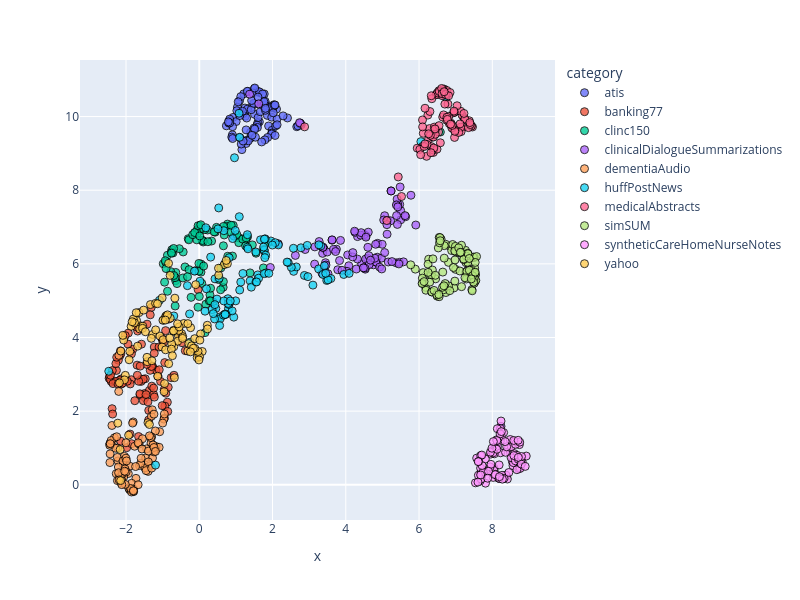

This figure's notebook cell:
### Code cell
dimensionality_reduction_plots(file_paths="./outputsVal/*/mda_dim_scores.csv")

### Figure 1 — Plotly figure (JSON) as saved in the notebook; plotly's stock layout.template omitted (floating-point values rounded to 4 significant figures)
{"data": [{"customdata": [["atis_132"], ["atis_18"], ["atis_197"], ["atis_120"], ["atis_2"], ["atis_271"], ["atis_19"], ["atis_144"], ["atis_198"], ["atis_163"], ["atis_257"], ["atis_107"], ["atis_124"], ["atis_135"], ["atis_18"], ["atis_161"], ["atis_12"], ["atis_112"], ["atis_341"], ["atis_197"], ["atis_104"], ["atis_109"], ["atis_134"], ["atis_182"], ["atis_108"], ["atis_114"], ["atis_10"], ["atis_217"], ["atis_161"], ["atis_10"], ["atis_206"], ["atis_106"], ["atis_104"], ["atis_122"], ["atis_113"], ["atis_229"], ["atis_146"], ["atis_169"], ["atis_259"], ["atis_160"], ["atis_156"], ["atis_116"], ["atis_124"], ["atis_196"], ["atis_194"], ["atis_13"], ["atis_146"], ["atis_113"], ["atis_111"], ["atis_208"], ["atis_146"], ["atis_284"], ["atis_230"], ["atis_188"], ["atis_107"], ["atis_18"], ["atis_161"], ["atis_113"], ["atis_167"], ["atis_110"], ["atis_10"], ["atis_22"], ["atis_155"], ["atis_173"], ["atis_112"], ["atis_107"], ["atis_132"], ["atis_210"], ["atis_237"], ["atis_189"], ["atis_133"], ["atis_186"], ["atis_152"], ["atis_114"], ["atis_274"], ["atis_151"], ["atis_104"], ["atis_115"], ["atis_164"], ["atis_126"], ["atis_110"], ["atis_124"], ["atis_118"], ["atis_193"], ["atis_162"], ["atis_124"], ["atis_198"], ["atis_106"], ["atis_153"], ["atis_114"], ["atis_132"], ["atis_103"], ["atis_265"], ["atis_103"], ["atis_224"], ["atis_176"], ["atis_265"], ["atis_114"], ["atis_12"], ["atis_160"]], "hovertemplate": "category=atis<br>x=%{x}<br>y=%{y}<br>doc_id=%{customdata[0]}<extra></extra>", "legendgroup": "atis", "marker": {"color": "#636efa", "line": {"color": "black", "width": 1}, "opacity": 0.8, "size": 8, "symbol": "circle"}, "mode": "markers", "name": "atis", "orientation": "v", "showlegend": true, "type": "scatter", "x": [1.893, 1.164, 0.9261, 2.662, 1.217, 1.393, 0.8242, 1.99, 2.765, 1.51, 1.795, 1.238, 1.332, 0.9042, 1.007, 2.086, 1.858, 0.909, 1.641, 1.257, 1.977, 1.976, 0.7403, 1.196, 0.8871, 1.099, 1.403, 1.596, 1.58, 1.11, 1.978, 2.409, 1.608, 2.109, 1.312, 1.577, 2.125, 2.012, 1.589, 0.8317, 1.134, 1.844, 1.301, 1.867, 1.497, 1.763, 1.042, 1.248, 1.282, 1.513, 1.518, 1.416, 1.146, 1.792, 2.037, 2.288, 1.503, 1.985, 2.754, 1.665, 1.294, 1.105, 2.783, 0.8083, 0.9109, 2.051, 1.316, 1.28, 0.949, 1.748, 1.534, 1.631, 1.418, 0.8326, 1.46, 1.34, 1.794, 1.64, 1.44, 1.486, 1.43, 1.515, 0.7943, 2.07, 1.798, 2.126, 2.07, 1.807, 1.764, 1.774, 1.198, 1.807, 2.02, 1.729, 1.027, 1.063, 2.694, 1.604, 1.181, 1.703], "xaxis": "x", "y": [9.744, 9.102, 9.978, 9.725, 10.62, 9.41, 9.889, 9.628, 9.791, 10.06, 10.28, 10.13, 10.68, 9.504, 9.865, 9.746, 10.03, 9.725, 9.857, 10.01, 9.55, 9.527, 9.749, 10.08, 9.442, 10.43, 9.573, 9.83, 10.69, 9.428, 9.983, 9.962, 9.974, 10.2, 10.69, 9.766, 9.935, 10.24, 9.706, 9.931, 10.54, 10.31, 9.359, 9.433, 9.687, 10.37, 10.25, 10.23, 9.269, 9.658, 10.34, 10.25, 9.254, 9.368, 10.32, 10.02, 10.75, 10.26, 9.819, 10.13, 9.96, 10.03, 9.775, 9.823, 9.404, 10.3, 10.2, 9.638, 6.755, 10.3, 9.44, 10.65, 10.19, 9.828, 10.64, 9.341, 10.31, 10.67, 9.493, 10.36, 10.44, 10.78, 9.855, 9.487, 10.41, 9.777, 10.31, 10.17, 10.41, 10.62, 9.336, 10.22, 10.1, 10.61, 10.16, 10.4, 9.747, 10.53, 10.14, 9.311], "yaxis": "y"}, {"customdata": [["atis_160"], ["atis_312"], ["atis_223"], ["atis_203"], ["atis_324"], ["atis_274"], ["atis_243"], ["atis_153"], ["atis_309"], ["atis_191"], ["atis_329"], ["atis_164"], ["atis_260"], ["atis_159"], ["atis_268"], ["atis_190"], ["atis_138"], ["atis_154"], ["atis_358"], ["atis_270"], ["atis_243"], ["atis_140"], ["atis_141"], ["atis_236"], ["atis_135"], ["atis_144"], ["atis_217"], ["atis_297"], ["atis_173"], ["atis_118"], ["atis_227"], ["atis_18"], ["atis_19"], ["atis_166"], ["atis_135"], ["atis_241"], ["atis_226"], ["atis_194"], ["atis_294"], ["atis_206"], ["atis_183"], ["atis_138"], ["atis_169"], ["atis_241"], ["atis_208"], ["atis_140"], ["atis_173"], ["atis_135"], ["atis_144"], ["atis_254"], ["atis_26"], ["atis_309"], ["atis_291"], ["atis_246"], ["atis_160"], ["atis_334"], ["atis_164"], ["atis_223"], ["atis_246"], ["atis_393"], ["atis_174"], ["atis_348"], ["atis_285"], ["atis_246"], ["atis_129"], ["atis_182"], ["atis_205"], ["atis_309"], ["atis_26"], ["atis_243"], ["atis_136"], ["atis_207"], ["atis_3"], ["atis_167"], ["atis_284"], ["atis_173"], ["atis_164"], ["atis_293"], ["atis_261"], ["atis_228"], ["atis_24"], ["atis_126"], ["atis_13"], ["atis_22"], ["atis_31"], ["atis_132"], ["atis_340"], ["atis_110"], ["atis_244"], ["atis_154"], ["atis_144"], ["atis_311"], ["atis_269"], ["atis_113"], ["atis_313"], ["atis_243"], ["atis_316"], ["atis_297"], ["atis_167"], ["atis_409"]], "hovertemplate": "category=banking77<br>x=%{x}<br>y=%{y}<br>doc_id=%{customdata[0]}<extra></extra>", "legendgroup": "banking77", "marker": {"color": "#EF553B", "line": {"color": "black", "width": 1}, "opacity": 0.8, "size": 8, "symbol": "circle"}, "mode": "markers", "name": "banking77", "orientation": "v", "showlegend": true, "type": "scatter", "x": [-1.579, -2.17, -1.981, -1.228, -0.8714, -0.9373, -1.488, -2.46, -1.361, -1.48, -1.852, -2.262, -0.8333, -2.13, -2.139, -0.9516, -2.127, -1.885, -2.152, -1.27, -2.144, -1.011, -1.125, -2.379, -0.03044, -2.209, -0.9132, -1.425, -1.848, -0.8606, -2.365, -1.615, -1.004, -1.184, -0.5244, -1.099, -1.964, -1.473, -2.374, -1.648, -1.587, -1.285, -1.578, -1.53, -1.653, -1.634, -1.62, -0.9428, -1.526, -1.681, -1.382, -1.936, -1.296, -1.339, -0.4701, -0.9555, -1.305, -1.723, -2.276, -2.403, -1.022, -1.056, -2.448, -1.228, -0.7653, -1.093, -2.299, -1.31, -1.697, -2.426, -1.246, -2.253, -1.453, -1.226, -1.245, -2.195, -0.8472, -2.161, -1.338, -1.815, -2.276, -1.438, -0.9746, -2.356, -2.421, -2.021, -1.947, -2.099, -1.852, -0.3806, -1.889, -1.656, -1.379, -1.614, -1.69, -0.6906, -2.215, -1.759, -0.9182, -1.401], "xaxis": "x", "y": [2.867, 3.502, 1.008, 3.74, 2.243, 2.135, 2.48, 2.892, 2.562, 2.367, 2.853, 3.104, 4.501, 2.875, 3.561, 1.811, 2.736, 2.739, 3.636, 3.194, 1.184, 2.149, 2.951, 2.067, 5.3, 3.383, 2.488, 4.362, 1.116, 1.992, 1.921, 2.441, 3.926, 3.113, 4.068, 3.741, 2.814, 2.88, 3.101, 1.117, 2.808, 3.225, 3.819, 2.868, 2.81, 4.25, 2.471, 3.318, 2.285, 4.175, 1.759, 4.122, 2.679, 3.109, 3.859, 2.586, 3.212, 4.293, 3.29, 2.805, 3.984, 2.808, 2.935, 3.573, 2.909, 3.123, 2.797, 4.817, 3.249, 2.86, 2.45, 3.463, 2.449, 2.382, 2.626, 2.819, 2.649, 2.844, 4.616, 3.678, 2.806, 3.27, 3.864, 2.749, 2.974, 4.053, 3.822, 2.758, 3.556, 3.643, 1.377, 1.31, 2.02, 3.223, 2.974, 2.974, 2.734, 2.283, 4.186, 2.252], "yaxis": "y"}, {"customdata": [["atis_228"], ["atis_397"], ["atis_262"], ["atis_55"], ["atis_394"], ["atis_277"], ["atis_457"], ["atis_243"], ["atis_330"], ["atis_242"], ["atis_387"], ["atis_20"], ["atis_316"], ["atis_320"], ["atis_340"], ["atis_203"], ["atis_174"], ["atis_173"], ["atis_36"], ["atis_292"], ["atis_268"], ["atis_151"], ["atis_517"], ["atis_248"], ["atis_169"], ["atis_255"], ["atis_321"], ["atis_329"], ["atis_182"], ["atis_26"], ["atis_312"], ["atis_289"], ["atis_229"], ["atis_277"], ["atis_220"], ["atis_293"], ["atis_257"], ["atis_243"], ["atis_295"], ["atis_303"], ["atis_2"], ["atis_147"], ["atis_2"], ["atis_388"], ["atis_270"], ["atis_22"], ["atis_3"], ["atis_164"], ["atis_190"], ["atis_428"], ["atis_311"], ["atis_364"], ["atis_296"], ["atis_272"], ["atis_183"], ["atis_340"], ["atis_3"], ["atis_268"], ["atis_447"], ["atis_433"], ["atis_284"], ["atis_359"], ["atis_428"], ["atis_32"], ["atis_167"], ["atis_333"], ["atis_312"], ["atis_34"], ["atis_283"], ["atis_479"], ["atis_226"], ["atis_274"], ["atis_421"], ["atis_212"], ["atis_32"], ["atis_176"], ["atis_212"], ["atis_353"], ["atis_464"], ["atis_281"], ["atis_261"], ["atis_255"], ["atis_15"], ["atis_455"], ["atis_333"], ["atis_182"], ["atis_428"], ["atis_22"], ["atis_287"], ["atis_217"], ["atis_16"], ["atis_353"], ["atis_311"], ["atis_208"], ["atis_321"], ["atis_469"], ["atis_336"], ["atis_311"], ["atis_313"], ["atis_449"]], "hovertemplate": "category=clinc150<br>x=%{x}<br>y=%{y}<br>doc_id=%{customdata[0]}<extra></extra>", "legendgroup": "clinc150", "marker": {"color": "#00cc96", "line": {"color": "black", "width": 1}, "opacity": 0.8, "size": 8, "symbol": "circle"}, "mode": "markers", "name": "clinc150", "orientation": "v", "showlegend": true, "type": "scatter", "x": [1.082, 0.772, 0.6521, 0.1794, -0.6405, 1.026, -0.1074, -0.644, 0.1152, 0.2264, -0.05495, 1.887, -0.7187, 1.752, -0.4471, 0.9068, 1.319, -0.03447, -0.7503, 0.4712, -0.4387, 0.008867, 1.387, 0.1583, -0.9833, 0.02682, -0.8689, -0.6076, 0.4356, 0.1517, 0.2917, 1.28, 0.3365, -0.9465, -0.8661, 1.551, 0.0779, 0.7469, 0.3771, -0.5444, 0.1074, 0.7094, 0.9274, 0.00106, 0.5827, 0.6588, -0.1084, 0.009849, 0.03752, 1.079, -0.9125, 0.08558, 1.756, 0.2361, 0.6624, -0.6576, 1.186, -0.03246, -0.2234, 0.5874, -0.06709, 1.281, 0.04666, -0.05412, -0.6954, 0.8422, 0.04999, -0.6615, 0.4052, -0.3003, -0.7788, -0.284, 0.06865, 0.2729, -0.9063, 0.307, 0.7777, -0.6946, -0.3899, -0.278, 0.3094, 1.265, -0.3206, -0.009199, 0.6818, -0.007999, 1.449, 0.8718, -0.179, -0.7573, -0.1262, 0.04194, 6.582, -0.6992, 0.5261, -0.9276, 0.659, 0.01328, 0.1195, -0.758], "xaxis": "x", "y": [6.707, 7.08, 5.363, 4.904, 5.766, 6.796, 6.85, 5.544, 6.621, 6.919, 6.928, 6.584, 6.296, 5.89, 5.617, 6.212, 6.735, 4.824, 6.381, 6.991, 6.323, 7.029, 5.755, 4.133, 6.002, 6.904, 6.233, 5.464, 6.862, 6.931, 5.16, 6.67, 6.62, 5.502, 5.256, 6.289, 6.633, 7.018, 4.965, 6.412, 6.594, 6.012, 7.046, 5.114, 5.298, 5.518, 5.813, 6.932, 6.956, 6.576, 6.042, 6.635, 6.39, 6.601, 7.016, 4.856, 6.672, 7.034, 5.09, 5.886, 6.653, 6.705, 5.775, 6.826, 4.17, 6.857, 5.994, 5.625, 6.87, 6.683, 5.788, 6.653, 5.472, 4.996, 5.872, 4.995, 6.207, 5.683, 5.917, 5.843, 5.338, 6.489, 5.65, 6.011, 6.785, 5.801, 6.515, 7.048, 6.792, 6.32, 6.85, 7.061, 9.579, 6.418, 5.574, 6.085, 6.49, 6.758, 5.94, 6.291], "yaxis": "y"}, {"customdata": [["atis_259"], ["atis_43"], ["atis_282"], ["atis_576"], ["atis_446"], ["atis_387"], ["atis_481"], ["atis_287"], ["atis_358"], ["atis_295"], ["atis_463"], ["atis_229"], ["atis_518"], ["atis_364"], ["atis_343"], ["atis_244"], ["atis_210"], ["atis_265"], ["atis_409"], ["atis_328"], ["atis_435"], ["atis_261"], ["atis_553"], ["atis_428"], ["atis_243"], ["atis_359"], ["atis_36"], ["atis_348"], ["atis_251"], ["atis_417"], ["atis_491"], ["atis_295"], ["atis_269"], ["atis_415"], ["atis_221"], ["atis_368"], ["atis_272"], ["atis_314"], ["atis_333"], ["atis_326"], ["atis_367"], ["atis_224"], ["atis_309"], ["atis_430"], ["atis_279"], ["atis_329"], ["atis_353"], ["atis_187"], ["atis_257"], ["atis_469"], ["atis_402"], ["atis_393"], ["atis_380"], ["atis_279"], ["atis_193"], ["atis_382"], ["atis_31"], ["atis_395"], ["atis_492"], ["atis_487"], ["atis_458"], ["atis_379"], ["atis_521"], ["atis_381"], ["atis_316"], ["atis_442"], ["atis_507"], ["atis_401"], ["atis_455"], ["atis_493"], ["atis_331"], ["atis_365"], ["atis_487"], ["atis_35"], ["atis_393"], ["atis_23"], ["atis_270"], ["atis_529"], ["atis_471"], ["atis_326"], ["atis_314"], ["atis_341"], ["atis_321"], ["atis_46"], ["atis_36"], ["atis_236"], ["atis_50"], ["atis_268"], ["atis_319"], ["atis_398"], ["atis_30"], ["atis_441"], ["atis_326"], ["atis_250"], ["atis_336"], ["atis_59"], ["atis_35"], ["atis_323"], ["atis_341"], ["atis_479"]], "hovertemplate": "category=clinicalDialogueSummarizations<br>x=%{x}<br>y=%{y}<br>doc_id=%{customdata[0]}<extra></extra>", "legendgroup": "clinicalDialogueSummarizations", "marker": {"color": "#ab63fa", "line": {"color": "black", "width": 1}, "opacity": 0.8, "size": 8, "symbol": "circle"}, "mode": "markers", "name": "clinicalDialogueSummarizations", "orientation": "v", "showlegend": true, "type": "scatter", "x": [7.345, 4.871, 5.376, 5.499, 3.446, 3.403, 5.484, 5.498, 5.127, 5.472, 4.758, 4.554, 3.368, 1.624, 3.351, 5.468, 3.494, 4.433, 5.418, 3.38, 1.94, 5.062, 3.624, 5.235, 1.374, 2.157, 4.532, 3.414, 4.859, 4.289, 4.836, 4.321, 4.704, 5.911, 4.502, 5.036, 4.971, 3.155, 5.237, 2.891, 3.744, 4.253, 8.238, 4.083, 5.062, 3.514, 5.145, 5.633, 4.052, 3.782, 5.619, 5.387, 2.76, 4.993, 4.49, 3.626, 4.034, 4.408, 4.82, 5.575, 3.274, 5.159, 4.594, 3.856, 3.459, 4.792, 3.897, 3.664, 5.402, 4.604, 5.409, 5.38, 2.737, 4.924, 3.15, 3.373, 3.723, 5.223, 4.614, 4.421, 4.542, 4.638, 4.63, 4.981, 5.421, 4.318, 5.45, 4.189, 4.193, 3.83, 5.261, 4.551, 2.624, 4.524, 5.779, 4.482, 4.674, 4.817, 4.241, 5.123], "xaxis": "x", "y": [5.857, 6.557, 6.027, 7.196, 6.031, 6.414, 8.088, 7.449, 6.805, 7.615, 5.974, 6.761, 6.285, 10.35, 5.746, 6.041, 6.321, 5.996, 7.621, 6.449, 5.902, 7.307, 6.644, 7.982, 10.61, 6.546, 5.856, 5.859, 6.18, 5.859, 6.043, 6.74, 6.111, 7.054, 6.794, 7.192, 6.155, 6.461, 7.979, 6.39, 6.398, 6.855, 1.588, 5.948, 6.306, 5.731, 7.181, 7.28, 6.242, 5.84, 7.309, 7.311, 9.817, 6.532, 5.897, 6.652, 5.797, 6.779, 6.05, 6.054, 6.606, 6.051, 6.154, 6.637, 5.969, 6.153, 5.825, 6.394, 7.758, 6.45, 7.071, 7.599, 9.834, 5.913, 5.994, 6.448, 6.335, 7.169, 6.86, 6.847, 6.13, 5.977, 6.222, 5.862, 7.547, 6.129, 5.998, 6.188, 6.305, 6.09, 6.062, 6.726, 6.229, 5.884, 7.863, 5.891, 6.099, 6.531, 6.886, 7.065], "yaxis": "y"}, {"customdata": [["atis_265"], ["atis_572"], ["atis_493"], ["atis_582"], ["atis_492"], ["atis_417"], ["atis_55"], ["atis_382"], ["atis_40"], ["atis_403"], ["atis_492"], ["atis_284"], ["atis_528"], ["atis_393"], ["atis_375"], ["atis_292"], ["atis_26"], ["atis_358"], ["atis_465"], ["atis_380"], ["atis_512"], ["atis_294"], ["atis_596"], ["atis_527"], ["atis_259"], ["atis_361"], ["atis_402"], ["atis_551"], ["atis_342"], ["atis_428"], ["atis_50"], ["atis_423"], ["atis_335"], ["atis_421"], ["atis_254"], ["atis_373"], ["atis_577"], ["atis_361"], ["atis_446"], ["atis_341"], ["atis_466"], ["atis_250"], ["atis_333"], ["atis_478"], ["atis_371"], ["atis_371"], ["atis_447"], ["atis_209"], ["atis_276"], ["atis_543"], ["atis_403"], ["atis_424"], ["atis_390"], ["atis_403"], ["atis_324"], ["atis_476"], ["atis_320"], ["atis_477"], ["atis_518"], ["atis_560"], ["atis_534"], ["atis_381"], ["atis_579"], ["atis_419"], ["atis_330"], ["atis_445"], ["atis_537"], ["atis_46"], ["atis_521"], ["atis_625"], ["atis_415"], ["atis_417"], ["atis_506"], ["atis_423"], ["atis_453"], ["atis_355"], ["atis_37"], ["atis_6"], ["atis_565"], ["atis_508"], ["atis_430"], ["atis_35"], ["atis_341"], ["atis_498"], ["atis_368"], ["atis_246"], ["atis_528"], ["atis_46"], ["atis_321"], ["atis_418"], ["atis_407"], ["atis_487"], ["atis_328"], ["atis_449"], ["atis_440"], ["atis_595"], ["atis_456"], ["atis_401"], ["atis_440"], ["atis_486"]], "hovertemplate": "category=dementiaAudio<br>x=%{x}<br>y=%{y}<br>doc_id=%{customdata[0]}<extra></extra>", "legendgroup": "dementiaAudio", "marker": {"color": "#FFA15A", "line": {"color": "black", "width": 1}, "opacity": 0.8, "size": 8, "symbol": "circle"}, "mode": "markers", "name": "dementiaAudio", "orientation": "v", "showlegend": true, "type": "scatter", "x": [-1.08, -1.764, -0.9646, -2.002, -2.165, -2.128, -2.125, -1.643, -1.346, -1.198, -1.728, -1.462, -1.9, -1.461, -1.921, -2.118, -1.397, -1.853, -1.277, -2.267, -2.377, -1.63, -1.875, -2.442, -2.218, -1.239, -1.483, -1.189, -1.451, -2.227, -1.3, -1.793, -2.044, -1.55, -1.317, -1.853, -2.196, -2.282, -1.437, -1.6, -1.937, -1.307, -1.178, -2.238, -1.848, -2.07, -1.588, -2.083, -2.444, -1.85, -2.062, -1.803, -2.209, -2.174, -1.324, -1.793, -1.095, -1.902, -1.669, -1.563, -1.669, -2.316, -2.116, -1.261, -2.43, -2.125, -2.384, -1.239, -1.359, -1.39, -1.738, -1.389, -1.873, -2.018, -1.795, -2.027, -2.439, -2.404, -1.284, -1.237, -2.234, -1.197, -2.095, -2.431, -0.9527, -2.254, -2.001, -2.203, -1.984, -1.798, -2.115, -2.188, -1.997, -0.9981, -2.199, -1.819, -1.3, -1.237, -2.036, -2.434], "xaxis": "x", "y": [1.442, 1.047, 1.783, 1.141, 0.2241, 0.05077, 0.2684, 1.107, 0.5139, 1.462, 0.1746, 0.4646, -0.1364, 0.7307, -0.09994, 0.1399, 0.3639, -0.145, 0.7252, 0.3014, 1.146, 0.5227, -0.107, 1.111, 0.6478, 1.0, 0.4615, 0.9636, 0.3851, 0.9972, 1.3, -0.1849, 0.7731, 1.251, 1.133, -0.1232, 3.514, 0.9917, 0.9766, 0.5822, 0.3061, 1.859, 1.039, 0.7434, 0.04074, 0.5459, 0.7198, 0.648, 1.073, -0.1959, 0.2124, 1.707, 0.4828, 0.1963, 1.281, -0.1153, 1.018, 0.507, 1.141, 0.9719, 0.00147, 1.276, 0.1163, 1.082, 1.129, 0.1337, 1.611, 0.8945, 1.329, 0.9149, 0.4949, 0.6195, -0.102, 0.008667, -0.1771, 0.4304, 0.6039, 1.202, 2.036, 1.013, 0.1135, 0.906, 0.3053, 1.115, 1.922, 1.305, 0.7225, 0.3272, 0.6485, -0.1605, 0.004227, 0.1325, 0.3484, 1.677, 2.535, 1.676, 0.4529, 1.918, 0.3684, 0.8399], "yaxis": "y"}, {"customdata": [["atis_401"], ["atis_573"], ["atis_58"], ["atis_584"], ["atis_672"], ["atis_455"], ["atis_593"], ["atis_408"], ["atis_525"], ["atis_418"], ["atis_546"], ["atis_37"], ["atis_553"], ["atis_43"], ["atis_428"], ["atis_519"], ["atis_349"], ["atis_372"], ["atis_475"], ["atis_401"], ["atis_538"], ["atis_297"], ["atis_610"], ["atis_529"], ["atis_543"], ["atis_478"], ["atis_495"], ["atis_599"], ["atis_543"], ["atis_478"], ["atis_503"], ["atis_546"], ["atis_379"], ["atis_623"], ["atis_275"], ["atis_403"], ["atis_579"], ["atis_372"], ["atis_460"], ["atis_369"], ["atis_516"], ["atis_423"], ["atis_340"], ["atis_584"], ["atis_456"], ["atis_45"], ["atis_477"], ["atis_268"], ["atis_356"], ["atis_625"], ["atis_417"], ["atis_447"], ["atis_527"], ["atis_435"], ["atis_404"], ["atis_503"], ["atis_458"], ["atis_509"], ["atis_582"], ["atis_668"], ["atis_578"], ["atis_388"], ["atis_592"], ["atis_455"], ["atis_409"], ["atis_446"], ["atis_538"], ["atis_527"], ["atis_529"], ["atis_64"], ["atis_541"], ["atis_437"], ["atis_559"], ["atis_498"], ["atis_560"], ["atis_404"], ["atis_471"], ["atis_631"], ["atis_573"], ["atis_657"], ["atis_440"], ["atis_390"], ["atis_408"], ["atis_504"], ["atis_462"], ["atis_286"], ["atis_566"], ["atis_53"], ["atis_438"], ["atis_421"], ["atis_460"], ["atis_50"], ["atis_373"], ["atis_470"], ["atis_448"], ["atis_616"], ["atis_498"], ["atis_535"], ["atis_457"], ["atis_519"]], "hovertemplate": "category=huffPostNews<br>x=%{x}<br>y=%{y}<br>doc_id=%{customdata[0]}<extra></extra>", "legendgroup": "huffPostNews", "marker": {"color": "#19d3f3", "line": {"color": "black", "width": 1}, "opacity": 0.8, "size": 8, "symbol": "circle"}, "mode": "markers", "name": "huffPostNews", "orientation": "v", "showlegend": true, "type": "scatter", "x": [1.101, 2.576, 0.4299, 2.649, 2.871, 1.673, 0.812, 0.7963, 2.161, -0.2642, 1.388, 0.3115, 0.7821, 1.31, 3.32, 0.4533, 0.6719, 3.48, 1.955, -2.471, 0.4829, 0.3487, 0.9428, 0.4266, 0.8982, 1.087, 1.329, 1.8, 0.5626, 1.597, 1.133, -0.249, 0.8059, 1.775, 2.967, 1.42, -1.194, 0.5315, 0.5739, 3.946, -0.6947, 6.051, 0.6617, 2.571, 0.7287, 0.8173, 3.259, 1.549, 0.545, 1.544, 0.1956, 3.265, 1.104, 0.4185, -0.1307, 1.772, 0.01925, 1.822, 0.7886, 0.9944, 3.416, 0.6712, 0.911, 4.092, 3.594, 1.757, 0.1579, 3.103, 2.777, 0.3843, 3.516, 1.313, 0.8466, 6.733, 3.374, 2.514, -0.323, 1.622, 3.453, 1.192, 0.9618, 0.5109, 2.948, 0.1798, 1.777, -1.086, 0.5565, 1.776, 1.564, 0.9833, 0.6984, 1.093, 0.7075, 1.814, 1.9, 2.43, 2.074, 1.996, 2.399, 1.79], "xaxis": "x", "y": [9.437, 5.797, 5.592, 5.917, 5.685, 6.653, 4.897, 4.782, 6.514, 4.64, 5.539, 6.183, 5.053, 6.451, 6.488, 4.789, 6.901, 5.549, 6.621, 3.082, 5.043, 4.754, 4.553, 4.893, 4.723, 10.09, 6.409, 6.68, 4.557, 5.7, 5.505, 3.873, 4.898, 6.359, 5.652, 5.367, 0.5344, 7.518, 4.512, 5.712, 4.586, 9.32, 4.605, 6.422, 4.634, 6.168, 5.863, 5.513, 5.61, 6.323, 5.323, 6.516, 5.29, 4.504, 5.801, 6.374, 5.528, 5.753, 4.924, 4.995, 5.948, 4.993, 6.687, 5.741, 5.602, 6.456, 4.715, 5.423, 6.436, 4.649, 5.566, 6.792, 4.992, 10.53, 5.713, 5.906, 5.408, 5.611, 5.743, 5.738, 8.882, 6.951, 6.502, 6.981, 6.67, 5.01, 4.325, 5.734, 5.508, 6.906, 4.636, 7.281, 4.623, 6.235, 5.742, 6.035, 6.575, 6.511, 6.048, 6.169], "yaxis": "y"}, {"customdata": [["atis_446"], ["atis_604"], ["atis_583"], ["atis_592"], ["atis_68"], ["atis_568"], ["atis_62"], ["atis_519"], ["atis_610"], ["atis_496"], ["atis_673"], ["atis_507"], ["atis_569"], ["atis_482"], ["atis_487"], ["atis_523"], ["atis_445"], ["atis_422"], ["atis_511"], ["atis_470"], ["atis_681"], ["atis_486"], ["atis_634"], ["atis_557"], ["atis_56"], ["atis_517"], ["atis_55"], ["atis_647"], ["atis_56"], ["atis_551"], ["atis_609"], ["atis_595"], ["atis_515"], ["atis_658"], ["atis_283"], ["atis_618"], ["atis_599"], ["atis_395"], ["atis_462"], ["atis_452"], ["atis_542"], ["atis_466"], ["atis_363"], ["atis_616"], ["atis_472"], ["atis_506"], ["atis_504"], ["atis_419"], ["atis_380"], ["atis_67"], ["atis_460"], ["atis_482"], ["atis_542"], ["atis_481"], ["atis_413"], ["atis_660"], ["atis_469"], ["atis_557"], ["atis_641"], ["atis_68"], ["atis_592"], ["atis_393"], ["atis_604"], ["atis_543"], ["atis_523"], ["atis_503"], ["atis_592"], ["atis_552"], ["atis_583"], ["atis_640"], ["atis_572"], ["atis_547"], ["atis_652"], ["atis_511"], ["atis_569"], ["atis_495"], ["atis_475"], ["atis_706"], ["atis_618"], ["atis_664"], ["atis_447"], ["atis_438"], ["atis_553"], ["atis_534"], ["atis_479"], ["atis_293"], ["atis_571"], ["atis_60"], ["atis_518"], ["atis_578"], ["atis_492"], ["atis_52"], ["atis_440"], ["atis_506"], ["atis_470"], ["atis_625"], ["atis_552"], ["atis_625"], ["atis_613"], ["atis_679"]], "hovertemplate": "category=medicalAbstracts<br>x=%{x}<br>y=%{y}<br>doc_id=%{customdata[0]}<extra></extra>", "legendgroup": "medicalAbstracts", "marker": {"color": "#FF6692", "line": {"color": "black", "width": 1}, "opacity": 0.8, "size": 8, "symbol": "circle"}, "mode": "markers", "name": "medicalAbstracts", "orientation": "v", "showlegend": true, "type": "scatter", "x": [6.257, 6.825, 7.222, 2.876, 6.369, 7.459, 6.206, 7.372, 6.24, 6.335, 6.688, 6.468, 6.391, 7.238, 6.391, 5.119, 6.539, 6.219, 6.535, 6.761, 6.79, 6.439, 7.172, 6.474, 6.389, 6.638, 6.35, 6.098, 6.448, 6.286, 7.212, 6.115, 6.749, 6.502, 5.433, 5.95, 6.927, 6.544, 6.416, 6.651, 6.491, 6.948, 7.251, 6.646, 7.42, 6.671, 6.649, 6.095, 6.97, 6.553, 6.705, 6.68, 7.137, 7.15, 6.815, 7.14, 7.43, 7.226, 6.76, 7.119, 6.297, 6.582, 6.022, 6.66, 6.444, 6.546, 6.874, 6.434, 5.522, 7.038, 7.083, 6.617, 6.164, 6.979, 7.35, 6.309, 6.098, 6.045, 6.961, 7.399, 6.751, 6.141, 6.403, 7.386, 6.846, 6.953, 6.333, 6.628, 6.895, 6.161, 6.723, 6.873, 6.263, 6.978, 6.807, 6.773, 6.907, 6.686, 6.325, 6.86], "xaxis": "x", "y": [9.378, 9.811, 9.976, 9.721, 9.449, 9.717, 8.92, 9.886, 10.04, 9.184, 10.74, 10.6, 9.026, 9.946, 9.443, 7.176, 10.6, 9.241, 9.581, 10.71, 10.34, 9.667, 10.04, 10.6, 9.093, 10.57, 10.48, 9.192, 9.649, 9.673, 9.713, 9.545, 9.902, 10.65, 8.36, 9.142, 9.673, 10.7, 9.713, 10.73, 9.116, 10.1, 9.931, 9.987, 9.753, 10.05, 10.68, 9.908, 9.433, 10.68, 10.34, 10.63, 10.15, 9.593, 10.01, 9.714, 9.741, 10.08, 9.98, 9.801, 10.14, 9.288, 9.109, 10.69, 9.519, 9.753, 9.817, 9.664, 7.829, 10.29, 9.568, 10.76, 10.23, 9.631, 9.699, 9.49, 9.72, 8.964, 10.12, 9.783, 10.58, 9.186, 9.146, 9.836, 10.65, 10.15, 10.57, 10.62, 9.693, 9.258, 10.6, 9.795, 9.532, 9.598, 10.56, 9.924, 9.759, 10.67, 9.019, 9.792], "yaxis": "y"}, {"customdata": [["atis_552"], ["atis_621"], ["atis_630"], ["atis_615"], ["atis_732"], ["atis_572"], ["atis_705"], ["atis_529"], ["atis_666"], ["atis_606"], ["atis_706"], ["atis_668"], ["atis_60"], ["atis_64"], ["atis_51"], ["atis_676"], ["atis_456"], ["atis_56"], ["atis_583"], ["atis_547"], ["atis_728"], ["atis_499"], ["atis_685"], ["atis_668"], ["atis_587"], ["atis_62"], ["atis_568"], ["atis_711"], ["atis_716"], ["atis_634"], ["atis_622"], ["atis_664"], ["atis_584"], ["atis_693"], ["atis_367"], ["atis_657"], ["atis_635"], ["atis_465"], ["atis_514"], ["atis_548"], ["atis_621"], ["atis_537"], ["atis_463"], ["atis_622"], ["atis_622"], ["atis_561"], ["atis_56"], ["atis_476"], ["atis_627"], ["atis_7"], ["atis_579"], ["atis_52"], ["atis_615"], ["atis_527"], ["atis_612"], ["atis_70"], ["atis_517"], ["atis_584"], ["atis_663"], ["atis_698"], ["atis_599"], ["atis_598"], ["atis_635"], ["atis_666"], ["atis_572"], ["atis_507"], ["atis_724"], ["atis_717"], ["atis_639"], ["atis_674"], ["atis_573"], ["atis_631"], ["atis_707"], ["atis_596"], ["atis_591"], ["atis_504"], ["atis_670"], ["atis_736"], ["atis_67"], ["atis_691"], ["atis_604"], ["atis_460"], ["atis_573"], ["atis_60"], ["atis_587"], ["atis_449"], ["atis_640"], ["atis_606"], ["atis_568"], ["atis_587"], ["atis_506"], ["atis_553"], ["atis_553"], ["atis_553"], ["atis_537"], ["atis_634"], ["atis_663"], ["atis_661"], ["atis_64"], ["atis_685"]], "hovertemplate": "category=simSUM<br>x=%{x}<br>y=%{y}<br>doc_id=%{customdata[0]}<extra></extra>", "legendgroup": "simSUM", "marker": {"color": "#B6E880", "line": {"color": "black", "width": 1}, "opacity": 0.8, "size": 8, "symbol": "circle"}, "mode": "markers", "name": "simSUM", "orientation": "v", "showlegend": true, "type": "scatter", "x": [6.263, 6.842, 6.734, 6.89, 7.292, 7.361, 6.181, 7.53, 6.453, 6.187, 7.509, 6.347, 6.603, 7.519, 7.267, 6.999, 7.275, 7.487, 7.114, 6.727, 6.7, 6.952, 7.52, 7.427, 7.443, 6.349, 7.096, 6.246, 7.508, 7.28, 6.285, 7.304, 6.805, 7.451, 7.48, 6.114, 6.803, 7.54, 7.331, 6.688, 7.57, 7.535, 6.55, 7.328, 7.218, 6.713, 6.918, 6.336, 6.096, 6.09, 6.489, 7.253, 5.899, 7.551, 7.506, 7.16, 6.573, 7.517, 6.689, 6.993, 6.994, 7.288, 7.22, 6.495, 6.084, 7.373, 7.533, 6.364, 7.336, 6.939, 7.462, 5.773, 6.549, 7.534, 6.526, 7.488, 6.673, 6.292, 6.977, 6.838, 6.137, 7.372, 6.974, 7.083, 6.445, 6.641, 7.426, 6.248, 6.982, 6.484, 6.379, 6.679, 7.147, 7.161, 6.559, 6.578, 6.409, 6.648, 7.127, 6.54], "xaxis": "x", "y": [6.125, 6.48, 5.222, 6.361, 5.589, 6.139, 5.362, 5.523, 5.593, 5.284, 6.175, 5.24, 6.67, 5.766, 6.369, 5.851, 5.78, 6.171, 5.806, 6.532, 5.399, 5.345, 5.883, 5.824, 5.302, 5.236, 6.303, 5.991, 5.473, 6.034, 5.71, 5.795, 5.402, 5.268, 6.185, 5.762, 6.041, 5.703, 6.039, 6.155, 6.199, 5.703, 6.718, 6.288, 6.115, 5.465, 6.526, 5.699, 5.477, 5.612, 5.191, 5.622, 5.856, 5.553, 5.622, 6.506, 6.713, 5.756, 6.494, 6.475, 6.331, 6.211, 6.132, 5.121, 5.466, 5.826, 6.039, 5.833, 6.275, 5.9, 5.678, 5.974, 5.108, 5.774, 6.432, 5.504, 5.297, 5.503, 5.531, 5.272, 5.518, 6.146, 6.352, 6.435, 5.689, 5.364, 5.59, 5.767, 6.106, 5.157, 6.136, 5.404, 6.308, 5.38, 6.572, 6.627, 5.279, 5.777, 6.314, 5.167], "yaxis": "y"}, {"customdata": [["atis_693"], ["atis_713"], ["atis_633"], ["atis_663"], ["atis_80"], ["atis_7"], ["atis_718"], ["atis_71"], ["atis_7"], ["atis_681"], ["atis_84"], ["atis_694"], ["atis_637"], ["atis_721"], ["atis_542"], ["atis_725"], ["atis_502"], ["atis_654"], ["atis_599"], ["atis_55"], ["atis_74"], ["atis_525"], ["atis_711"], ["atis_712"], ["atis_661"], ["atis_67"], ["atis_670"], ["atis_727"], ["atis_92"], ["atis_682"], ["atis_682"], ["atis_711"], ["atis_59"], ["atis_706"], ["atis_51"], ["atis_666"], ["atis_657"], ["atis_637"], ["atis_518"], ["atis_610"], ["atis_629"], ["atis_552"], ["atis_71"], ["atis_718"], ["atis_681"], ["atis_609"], ["atis_637"], ["atis_569"], ["atis_743"], ["atis_744"], ["atis_68"], ["atis_566"], ["atis_628"], ["atis_554"], ["atis_631"], ["atis_700"], ["atis_641"], ["atis_66"], ["atis_727"], ["atis_701"], ["atis_60"], ["atis_614"], ["atis_83"], ["atis_695"], ["atis_681"], ["atis_566"], ["atis_78"], ["atis_88"], ["atis_657"], ["atis_695"], ["atis_639"], ["atis_717"], ["atis_709"], ["atis_634"], ["atis_628"], ["atis_661"], ["atis_730"], ["atis_76"], ["atis_695"], ["atis_706"], ["atis_641"], ["atis_643"], ["atis_609"], ["atis_74"], ["atis_618"], ["atis_562"], ["atis_691"], ["atis_654"], ["atis_67"], ["atis_598"], ["atis_643"], ["atis_617"], ["atis_615"], ["atis_6"], ["atis_544"], ["atis_660"], ["atis_666"], ["atis_67"], ["atis_691"], ["atis_735"]], "hovertemplate": "category=syntheticCareHomeNurseNotes<br>x=%{x}<br>y=%{y}<br>doc_id=%{customdata[0]}<extra></extra>", "legendgroup": "syntheticCareHomeNurseNotes", "marker": {"color": "#FF97FF", "line": {"color": "black", "width": 1}, "opacity": 0.8, "size": 8, "symbol": "circle"}, "mode": "markers", "name": "syntheticCareHomeNurseNotes", "orientation": "v", "showlegend": true, "type": "scatter", "x": [8.538, 8.219, 8.49, 8.391, 7.696, 7.959, 7.888, 8.014, 8.239, 8.37, 8.083, 8.266, 8.05, 8.491, 8.437, 8.142, 8.177, 7.812, 8.605, 8.045, 7.757, 7.673, 8.739, 8.096, 7.711, 8.412, 7.681, 8.024, 8.226, 8.818, 8.615, 8.096, 7.982, 8.26, 8.12, 8.551, 8.056, 8.723, 8.177, 8.674, 8.565, 7.942, 8.748, 8.32, 7.747, 8.076, 8.573, 7.815, 8.021, 8.761, 7.574, 7.67, 7.683, 7.54, 8.518, 8.513, 8.215, 7.962, 8.362, 8.634, 7.694, 7.949, 7.723, 8.75, 8.225, 8.138, 8.672, 8.196, 8.31, 8.63, 8.393, 7.896, 7.873, 8.213, 8.187, 8.451, 8.276, 8.195, 7.62, 7.713, 8.709, 8.786, 8.351, 8.588, 8.126, 8.927, 7.628, 8.797, 8.126, 8.584, 7.682, 7.616, 8.79, 8.248, 7.991, 8.711, 8.898, 7.609, 8.706, 8.03], "xaxis": "x", "y": [0.7447, 1.186, 1.23, 0.2309, 0.2839, 0.8337, 0.371, 0.3259, 1.731, 0.2662, 1.032, 0.2578, 0.4502, 0.8908, 0.9971, 1.042, 0.178, 0.7004, 0.8453, 0.4015, 0.3442, 0.3021, 1.091, 0.9948, 0.24, 0.1572, 0.4518, 0.2001, 0.8696, 0.6125, 1.175, 0.2866, 0.9177, 1.317, 1.222, 0.6207, 0.8423, 0.4368, 0.1769, 0.8004, 0.5204, 0.4845, 0.4911, 0.1758, 0.3437, 0.2748, 0.6022, 0.04376, 0.867, 0.4447, 0.7238, 0.1083, 0.7914, 0.05313, 1.035, 0.7364, 1.495, 0.5556, 0.8808, 1.098, 0.1553, 0.8846, 0.5209, 1.158, 1.525, 1.523, 0.4093, 0.1714, 1.418, 0.6516, 1.032, 0.3669, 0.1792, 1.38, 0.5399, 0.3337, 0.1524, 0.2196, 0.2586, 0.8075, 0.6941, 0.6933, 1.173, 0.7943, 0.9639, 0.7804, 0.6346, 0.7683, 1.2, 1.203, 0.2664, 0.6281, 0.5615, 1.445, 0.9929, 0.7432, 0.4994, 0.07303, 1.208, 1.173], "yaxis": "y"}, {"customdata": [["atis_700"], ["atis_738"], ["atis_679"], ["atis_90"], ["atis_83"], ["atis_742"], ["atis_98"], ["atis_93"], ["atis_704"], ["atis_729"], ["atis_88"], ["atis_739"], ["atis_693"], ["atis_725"], ["atis_685"], ["atis_732"], ["atis_60"], ["atis_71"], ["atis_717"], ["atis_698"], ["atis_96"], ["atis_92"], ["atis_733"], ["atis_728"], ["atis_96"], ["atis_671"], ["atis_727"], ["atis_733"], ["atis_98"], ["atis_88"], ["atis_74"], ["atis_743"], ["atis_669"], ["atis_742"], ["atis_74"], ["atis_705"], ["atis_676"], ["atis_720"], ["atis_685"], ["atis_635"], ["atis_93"], ["atis_692"], ["atis_715"], ["atis_84"], ["atis_99"], ["atis_613"], ["atis_69"], ["atis_91"], ["atis_744"], ["atis_95"], ["atis_705"], ["atis_709"], ["atis_725"], ["atis_571"], ["atis_76"], ["atis_84"], ["atis_91"], ["atis_729"], ["atis_96"], ["atis_715"], ["atis_744"], ["atis_639"], ["atis_98"], ["atis_699"], ["atis_99"], ["atis_593"], ["atis_90"], ["atis_91"], ["atis_692"], ["atis_91"], ["atis_743"], ["atis_96"], ["atis_92"], ["atis_671"], ["atis_88"], ["atis_744"], ["atis_84"], ["atis_78"], ["atis_745"], ["atis_727"], ["atis_671"], ["atis_724"], ["atis_91"], ["atis_740"], ["atis_84"], ["atis_682"], ["atis_83"], ["atis_84"], ["atis_729"], ["atis_709"], ["atis_680"], ["atis_692"], ["atis_664"], ["atis_7"], ["atis_83"], ["atis_93"], ["atis_682"], ["atis_672"], ["atis_9"], ["atis_744"]], "hovertemplate": "category=yahoo<br>x=%{x}<br>y=%{y}<br>doc_id=%{customdata[0]}<extra></extra>", "legendgroup": "yahoo", "marker": {"color": "#FECB52", "line": {"color": "black", "width": 1}, "opacity": 0.8, "size": 8, "symbol": "circle"}, "mode": "markers", "name": "yahoo", "orientation": "v", "showlegend": true, "type": "scatter", "x": [-0.9716, -0.6952, -1.602, -0.5661, 0.2199, 0.03592, -1.628, -2.019, -1.274, -0.8384, -1.076, -1.646, 0.081, -1.421, -0.04397, -0.4818, -0.9837, 0.6785, -0.2888, 0.7677, -0.9088, -1.712, -0.7956, -1.19, -2.159, -0.5886, -2.14, -1.896, -1.54, -1.86, -2.04, -1.308, -1.4, -0.9222, 0.2261, -1.016, -0.1251, -0.2369, -1.928, -1.55, -0.4506, -0.7044, -0.8855, -1.8, -2.147, -1.333, -0.5563, -1.682, -0.9597, -2.224, -1.013, -0.184, -0.09611, -0.05682, -1.36, -1.914, -1.52, -0.3155, -2.063, -1.426, 0.008436, -0.9919, -0.6781, -0.9186, -0.4214, -0.03184, 0.5296, -1.135, -0.7518, -0.7023, -0.792, -0.8657, -1.768, -0.7604, -2.088, -0.5474, -0.7333, 0.01615, 0.5252, -0.9257, -0.5914, -1.471, -0.121, -0.8343, -0.4561, -2.179, -0.6661, -0.8063, -0.2096, -1.193, -1.139, -0.9477, -1.72, -0.1607, 0.7353, -0.3127, -1.293, -1.833, -0.2414, -0.008676], "xaxis": "x", "y": [4.475, 3.75, 4.316, 4.039, 4.332, 4.096, 4.232, 2.972, 4.082, 6.013, 4.041, 4.675, 3.621, 3.344, 3.536, 4.105, 3.94, 5.977, 3.834, 6.005, 4.587, 4.463, 5.686, 4.207, 0.9566, 3.898, 3.631, 3.623, 4.308, 4.304, 2.848, 3.978, 1.688, 4.553, 4.233, 3.742, 3.968, 4.267, 1.347, 4.249, 4.023, 4.194, 4.572, 4.501, 0.1138, 4.894, 4.192, 3.765, 2.529, 1.674, 5.075, 3.693, 5.435, 3.452, 1.638, 3.395, 4.744, 3.631, 3.931, 3.462, 3.475, 4.467, 2.909, 3.666, 4.381, 3.621, 5.691, 2.949, 3.823, 4.18, 4.525, 4.615, 4.399, 3.684, 4.059, 4.287, 3.506, 3.928, 5.881, 4.472, 4.371, 4.156, 3.705, 3.288, 3.976, 2.768, 5.068, 3.985, 3.774, 4.928, 4.917, 2.748, 4.673, 3.708, 6.093, 4.377, 3.367, 4.428, 3.611, 3.391], "yaxis": "y"}], "layout": {"height": 600, "legend": {"title": {"text": "category"}, "tracegroupgap": 0}, "margin": {"t": 60}, "width": 800, "xaxis": {"anchor": "y", "domain": [0, 1], "title": {"text": "x"}}, "yaxis": {"anchor": "x", "domain": [0, 1], "title": {"text": "y"}}}}
